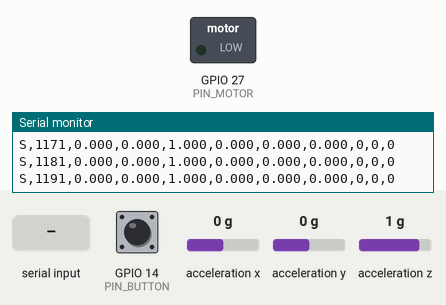
Simulated run of this sketch. Board: ESP32. Shown: switched loads named in the sketch (green lamp = pin HIGH), the last lines printed to the serial monitor. Wiring (inferred from the names in the program): MPU-6050 motion sensor at I2C address 0x68. The inputs (shaded band) are chosen by the test bench; at power-on: GPIO 14 (PIN_BUTTON) HIGH, acceleration x 0 g, acceleration y 0 g, acceleration z 1 g.

Above: at 1.2 s.
1.3 s: "V90\n" received over Serial
At 1.9 s:
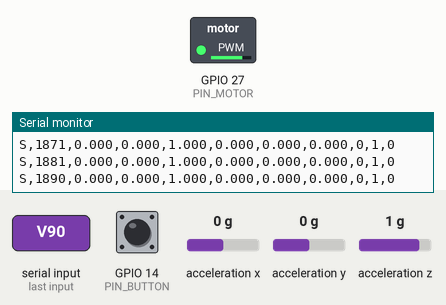
4.3 s: "c\n" received over Serial
5.8 s: "P\n" received over Serial
Timing chart, 0 to 8.8 s (numbered marks = the images above; inputs shaded):
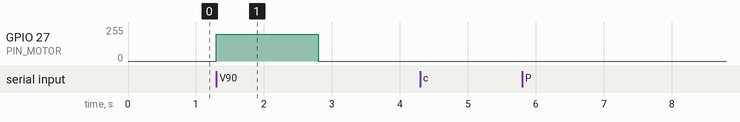

Measured:
- after the input at 1.3 s, GPIO 27 (PIN_MOTOR): 0/255 → 199/255 at once, → 0/255 1.5 s later

The sketch:

steady_band.ino
```cpp
/*
  =============================================================================
  STEADY BAND - ESP32 Tremor Detection & Haptic Cueing Firmware
  =============================================================================
  Hardware:
    - ESP32 Development Board
    - MPU6050 6-Axis IMU (I2C: SDA=GPIO 21, SCL=GPIO 22, AD0=GND -> 0x68)
    - ERM/LRA Vibration Motor Driver (GPIO 27) via PWM (LEDC)
    - Tactile Pushbutton (GPIO 14) with internal pull-up (active LOW)

  Serial Protocol (460800 baud):
    Boot banner:
      H,<firmware_version>,<sample_rate_hz>,<accel_range_g>
    Streaming sample (every 10 ms / 100 Hz):
      S,<ms>,<ax_g>,<ay_g>,<az_g>,<hp_g>,<rms_g>,<freq_hz>,<tremor 0/1>,<state>,<drops>
      state: 0 = normal, 1 = motor vibrating, 2 = cooldown (not assessed),
             3 = button test, 4 = sensor error (readings paused)
    Serial Commands (ASCII newline-terminated):
      V,<duration_ms>,<intensity_0_255>,<pulse_ms>  -> start vibration pattern (capped at 5000 ms)
      X                                              -> cancel vibration immediately
      C,<rms_g>,<fmin>,<fmax>,<sustained_ms>         -> update tremor detection thresholds live
      P                                              -> ping / uptime check
    Acks:
      A,<command>  (e.g., A,V  A,X  A,C  A,P,<uptime_ms>)

  Notes:
    - Never blocks the 100 Hz sampling loop (no delay, non-blocking serial & I2C).
    - Writes serial telemetry only if Serial.availableForWrite() is sufficient;
      otherwise increments drops counter.
    - If MPU6050 read fails, does not stream fake defaults; increments failure
      counter and enters state 4 (sensor error).
    - Resets DSP window when exiting vibration or cooldown.
    - Restores zero-crossing hysteresis (0.015 g) to prevent noise inflation.
  =============================================================================
*/

#include <Arduino.h>
#include <Wire.h>
#include <math.h>
#include <esp_arduino_version.h>

// -----------------------------------------------------------------------------
// Version & Configuration Constants
// -----------------------------------------------------------------------------
#define FW_VERSION        "1.1.0"
#define SAMPLE_RATE_HZ    100
#define SAMPLE_INTERVAL_US (1000000UL / SAMPLE_RATE_HZ) // 10,000 µs (10 ms)
#define ACCEL_RANGE_G     2.0f
#define SERIAL_BAUD       460800

// Hardware Pin Definitions
#define PIN_MOTOR         27
#define PIN_BUTTON        14
#define I2C_SDA           21
#define I2C_SCL           22
#define MPU6050_ADDR      0x68

// PWM (LEDC) Configuration
#define PWM_FREQ_HZ       5000
#define PWM_RESOLUTION    8     // 8-bit (0 - 255)
#define PWM_CHANNEL       0

// Motor Safety Limits & Cooldown
#define MAX_VIB_DURATION_MS 5000UL
#define DEFAULT_COOLDOWN_MS  600UL

// MPU6050 Registers
#define MPU6050_PWR_MGMT_1   0x6B
#define MPU6050_ACCEL_CONFIG 0x1C
#define MPU6050_ACCEL_XOUT_H 0x3B

// Zero-crossing hysteresis to prevent sensor noise from corrupting frequency estimation
#define ZERO_CROSS_HYSTERESIS_G 0.015f

// -----------------------------------------------------------------------------
// LEDC Compatibility Macros (ESP32 Core 2.x vs Core 3.x)
// -----------------------------------------------------------------------------
#if defined(ESP_ARDUINO_VERSION_MAJOR) && ESP_ARDUINO_VERSION_MAJOR >= 3
  #define INIT_PWM() ledcAttach(PIN_MOTOR, PWM_FREQ_HZ, PWM_RESOLUTION)
  #define SET_PWM(duty) ledcWrite(PIN_MOTOR, (duty))
#else
  #define INIT_PWM() do { \
    ledcSetup(PWM_CHANNEL, PWM_FREQ_HZ, PWM_RESOLUTION); \
    ledcAttachPin(PIN_MOTOR, PWM_CHANNEL); \
  } while(0)
  #define SET_PWM(duty) ledcWrite(PWM_CHANNEL, (duty))
#endif

// -----------------------------------------------------------------------------
// State Machine & Tremor Parameters
// -----------------------------------------------------------------------------
enum SystemState {
  STATE_NORMAL       = 0,
  STATE_VIBRATING    = 1,
  STATE_COOLDOWN     = 2,
  STATE_BUTTON_TEST  = 3,
  STATE_SENSOR_ERROR = 4
};

struct ThresholdConfig {
  float    rms_threshold_g;  // RMS threshold for tremor detection (default: 0.08 g)
  float    fmin_hz;          // Min frequency band (default: 3.0 Hz)
  float    fmax_hz;          // Max frequency band (default: 8.0 Hz)
  uint32_t sustained_ms;     // Milliseconds of sustained tremor motion (default: 1500 ms)
};

// Global Thresholds
static ThresholdConfig thresholds = {
  0.080f,  // rms_threshold_g
  3.000f,  // fmin_hz
  8.000f,  // fmax_hz
  1500     // sustained_ms (1.5 seconds)
};

// Vibration Controller State
static struct {
  bool          active;
  uint32_t      startTime;
  uint32_t      durationMs;
  uint8_t       intensity;
  uint32_t      pulseMs;
  uint32_t      lastPulseToggle;
  bool          pulseHigh;
  uint32_t      cooldownEndMs;
  bool          wasInCooldown;
} motorState = {false, 0, 0, 0, 0, 0, false, 0, false};

// Telemetry & Diagnostic Counters
static uint32_t droppedPackets = 0;
static uint32_t sensorErrorCount = 0;
static uint32_t lastSampleMicros = 0;

// Button Debounce State
static struct {
  bool lastReading;
  bool pressed;
  uint32_t lastDebounceTime;
} btnState = {HIGH, false, 0};

// -----------------------------------------------------------------------------
// Real-Time Tremor DSP Buffers & State
// -----------------------------------------------------------------------------
static const float HPF_ALPHA = 0.93f;
static float lpGravity = 1.0f;

// Sliding window buffer for RMS and Frequency (100 samples = 1.0 s)
#define WINDOW_SIZE 100
static float hpBuffer[WINDOW_SIZE];
static int   bufIdx = 0;
static int   bufCount = 0;
static float runningSumSq = 0.0f;

// Sustained tremor duration accumulator
static uint32_t sustainedTremorMs = 0;
static bool     lastTremorDetected = false;

// Serial Command Buffer
#define CMD_BUFFER_SIZE 96
static char cmdBuffer[CMD_BUFFER_SIZE];
static uint8_t cmdBufferPos = 0;

// Output formatted line buffer
static char txBuffer[128];

// -----------------------------------------------------------------------------
// Forward Declarations
// -----------------------------------------------------------------------------
void initMPU6050();
bool readMPU6050(float &ax, float &ay, float &az);
void resetTremorDSP();
void processTremorDSP(float ax, float ay, float az, float &hp, float &rms, float &freq, bool &tremor, int currentState);
void updateMotorStateMachine();
void startVibration(uint32_t durationMs, uint8_t intensity, uint32_t pulseMs);
void cancelVibration();
void handleSerialCommands();
void parseCommandLine(const char* line);
void updateButtonState();

// -----------------------------------------------------------------------------
// Setup
// -----------------------------------------------------------------------------
void setup() {
  Serial.begin(SERIAL_BAUD);
  delay(50);

  pinMode(PIN_BUTTON, INPUT_PULLUP);

  INIT_PWM();
  SET_PWM(0);

  Wire.begin(I2C_SDA, I2C_SCL, 400000);
  initMPU6050();

  resetTremorDSP();

  // Print boot banner: H,<firmware_version>,<sample_rate_hz>,<accel_range_g>
  Serial.printf("H,%s,%d,%.1f\n", FW_VERSION, SAMPLE_RATE_HZ, ACCEL_RANGE_G);
  Serial.flush();

  lastSampleMicros = micros();
}

// -----------------------------------------------------------------------------
// Main Loop (Strict non-blocking 100 Hz cadence)
// -----------------------------------------------------------------------------
void loop() {
  // 1. Process any incoming serial commands non-blockingly
  handleSerialCommands();

  // 2. Poll button state (debounced & instant cancel trigger)
  updateButtonState();

  // 3. Update Motor PWM state machine (pulses, durations, cooldowns)
  updateMotorStateMachine();

  // 4. Check 100 Hz sampling timer (every 10,000 µs)
  uint32_t currentMicros = micros();
  if ((uint32_t)(currentMicros - lastSampleMicros) >= SAMPLE_INTERVAL_US) {
    lastSampleMicros += SAMPLE_INTERVAL_US;

    if ((uint32_t)(currentMicros - lastSampleMicros) > SAMPLE_INTERVAL_US * 2) {
      lastSampleMicros = currentMicros;
    }

    uint32_t nowMs = millis();

    // Determine current system state
    int currentState = STATE_NORMAL;
    if (btnState.pressed) {
      currentState = STATE_BUTTON_TEST;
    } else if (motorState.active) {
      currentState = STATE_VIBRATING;
    } else if (nowMs < motorState.cooldownEndMs) {
      currentState = STATE_COOLDOWN;
      motorState.wasInCooldown = true;
    } else if (motorState.wasInCooldown) {
      // Transitioning out of cooldown back to normal: reset DSP window!
      motorState.wasInCooldown = false;
      resetTremorDSP();
      currentState = STATE_NORMAL;
    }

    // Read MPU6050 Accelerometer
    float ax = 0.0f, ay = 0.0f, az = 0.0f;
    bool readOk = readMPU6050(ax, ay, az);

    float hp = 0.0f, rms = 0.0f, freq = 0.0f;
    bool isTremor = false;

    if (!readOk) {
      // Sensor read failure: do NOT stream default values!
      sensorErrorCount++;
      currentState = STATE_SENSOR_ERROR;
      // Reset DSP state to prevent stale data carry-over
      sustainedTremorMs = 0;
      isTremor = false;
    } else {
      // Compute DSP features (hp, rms, freq, tremor flag)
      processTremorDSP(ax, ay, az, hp, rms, freq, isTremor, currentState);
    }

    // Format Telemetry Line: S,<ms>,<ax>,<ay>,<az>,<hp>,<rms>,<freq>,<tremor>,<state>,<drops>
    int len = snprintf(
      txBuffer,
      sizeof(txBuffer),
      "S,%lu,%.3f,%.3f,%.3f,%.3f,%.3f,%.3f,%d,%d,%lu\n",
      (unsigned long)nowMs,
      ax, ay, az,
      hp, rms, freq,
      isTremor ? 1 : 0,
      currentState,
      (unsigned long)droppedPackets
    );

    // Write ONLY if TX buffer space is available; otherwise drop packet
    if (len > 0 && Serial.availableForWrite() >= len) {
      Serial.write((const uint8_t*)txBuffer, len);
    } else {
      droppedPackets++;
    }
  }
}

// -----------------------------------------------------------------------------
// MPU6050 I2C Routines (Non-blocking / Fast)
// -----------------------------------------------------------------------------
void initMPU6050() {
  Wire.beginTransmission(MPU6050_ADDR);
  Wire.write(MPU6050_PWR_MGMT_1);
  Wire.write(0x00);
  Wire.endTransmission(true);

  Wire.beginTransmission(MPU6050_ADDR);
  Wire.write(MPU6050_ACCEL_CONFIG);
  Wire.write(0x00); // ±2g range
  Wire.endTransmission(true);
}

bool readMPU6050(float &ax, float &ay, float &az) {
  Wire.beginTransmission(MPU6050_ADDR);
  Wire.write(MPU6050_ACCEL_XOUT_H);
  if (Wire.endTransmission(false) != 0) return false;

  uint8_t bytesReceived = Wire.requestFrom((uint16_t)MPU6050_ADDR, (uint8_t)6, (uint8_t)true);
  if (bytesReceived == 6) {
    int16_t rawX = (Wire.read() << 8) | Wire.read();
    int16_t rawY = (Wire.read() << 8) | Wire.read();
    int16_t rawZ = (Wire.read() << 8) | Wire.read();

    const float SCALE = 1.0f / 16384.0f;
    ax = rawX * SCALE;
    ay = rawY * SCALE;
    az = rawZ * SCALE;
    return true;
  }
  return false;
}

void resetTremorDSP() {
  for (int i = 0; i < WINDOW_SIZE; i++) hpBuffer[i] = 0.0f;
  bufIdx = 0;
  bufCount = 0;
  runningSumSq = 0.0f;
  sustainedTremorMs = 0;
  lastTremorDetected = false;
  lpGravity = 1.0f;
}

// -----------------------------------------------------------------------------
// Tremor DSP: High-Pass, RMS, Hysteresis Zero-Crossings & Sustained Motion
// -----------------------------------------------------------------------------
void processTremorDSP(float ax, float ay, float az, float &hp, float &rms, float &freq, bool &tremor, int currentState) {
  float aMag = sqrtf(ax * ax + ay * ay + az * az);

  // 1-pole high-pass filter
  lpGravity = (1.0f - HPF_ALPHA) * aMag + HPF_ALPHA * lpGravity;
  hp = aMag - lpGravity;

  // Analysis paused during vibration / cooldown / button test / sensor error
  if (currentState != STATE_NORMAL) {
    sustainedTremorMs = 0;
    lastTremorDetected = false;
    rms = 0.0f;
    freq = 0.0f;
    tremor = false;
    return;
  }

  // Sliding window RMS
  float oldVal = hpBuffer[bufIdx];
  runningSumSq -= (oldVal * oldVal);
  if (runningSumSq < 0.0f) runningSumSq = 0.0f;

  hpBuffer[bufIdx] = hp;
  runningSumSq += (hp * hp);

  bufIdx = (bufIdx + 1) % WINDOW_SIZE;
  if (bufCount < WINDOW_SIZE) bufCount++;

  rms = sqrtf(runningSumSq / (float)bufCount);

  // Frequency estimation via zero-crossing count with hysteresis (±0.015 g)
  int zeroCrossings = 0;
  int lastSign = 0; // -1 for below -0.015g, +1 for above +0.015g
  for (int i = 0; i < bufCount; i++) {
    int idx = (bufIdx - 1 - i + WINDOW_SIZE) % WINDOW_SIZE;
    float val = hpBuffer[idx];
    if (val > ZERO_CROSS_HYSTERESIS_G) {
      if (lastSign == -1) zeroCrossings++;
      lastSign = 1;
    } else if (val < -ZERO_CROSS_HYSTERESIS_G) {
      if (lastSign == 1) zeroCrossings++;
      lastSign = -1;
    }
  }

  float bufferDurationSec = (float)bufCount / (float)SAMPLE_RATE_HZ;
  if (bufferDurationSec > 0.1f && zeroCrossings > 1) {
    freq = (zeroCrossings / 2.0f) / bufferDurationSec;
  } else {
    freq = 0.0f;
  }

  // Check instantaneous candidate in 3-8 Hz band above RMS threshold
  bool candidate = (rms >= thresholds.rms_threshold_g) &&
                   (freq >= thresholds.fmin_hz) &&
                   (freq <= thresholds.fmax_hz);

  // Accumulate sustained tremor duration in milliseconds (10 ms step)
  if (candidate) {
    sustainedTremorMs += 10;
  } else {
    if (sustainedTremorMs >= 10) sustainedTremorMs -= 10;
  }

  // Tremor confirmed if sustained tremor exceeds configured duration (default 1500 ms)
  tremor = (sustainedTremorMs >= thresholds.sustained_ms);
  lastTremorDetected = tremor;
}

// -----------------------------------------------------------------------------
// Vibration Motor Pattern Controller & Cooldown
// -----------------------------------------------------------------------------
void startVibration(uint32_t durationMs, uint8_t intensity, uint32_t pulseMs) {
  if (durationMs > MAX_VIB_DURATION_MS || durationMs == 0) {
    durationMs = MAX_VIB_DURATION_MS;
  }

  motorState.active = true;
  motorState.startTime = millis();
  motorState.durationMs = durationMs;
  motorState.intensity = intensity;
  motorState.pulseMs = pulseMs;
  motorState.lastPulseToggle = millis();
  motorState.pulseHigh = true;

  SET_PWM(intensity);
}

void cancelVibration() {
  motorState.active = false;
  SET_PWM(0);
  motorState.cooldownEndMs = millis() + DEFAULT_COOLDOWN_MS;
  motorState.wasInCooldown = true;
}

void updateMotorStateMachine() {
  if (!motorState.active) return;

  uint32_t now = millis();
  if ((uint32_t)(now - motorState.startTime) >= motorState.durationMs) {
    cancelVibration();
    return;
  }

  if (motorState.pulseMs > 0) {
    if ((uint32_t)(now - motorState.lastPulseToggle) >= motorState.pulseMs) {
      motorState.lastPulseToggle = now;
      motorState.pulseHigh = !motorState.pulseHigh;
      SET_PWM(motorState.pulseHigh ? motorState.intensity : 0);
    }
  } else {
    SET_PWM(motorState.intensity);
  }
}

// -----------------------------------------------------------------------------
// Button Debounce & Immediate Cancel Logic
// -----------------------------------------------------------------------------
void updateButtonState() {
  bool rawReading = (digitalRead(PIN_BUTTON) == LOW);

  if (rawReading != btnState.lastReading) {
    btnState.lastDebounceTime = millis();
    btnState.lastReading = rawReading;
  }

  if ((millis() - btnState.lastDebounceTime) > 30) {
    if (rawReading != btnState.pressed) {
      btnState.pressed = rawReading;
      if (btnState.pressed && motorState.active) {
        cancelVibration();
      }
    }
  }
}

// -----------------------------------------------------------------------------
// Non-Blocking Serial Command Parser
// -----------------------------------------------------------------------------
void handleSerialCommands() {
  while (Serial.available() > 0) {
    char c = (char)Serial.read();
    if (c == '\r') continue;

    if (c == '\n') {
      cmdBuffer[cmdBufferPos] = '\0';
      if (cmdBufferPos > 0) {
        parseCommandLine(cmdBuffer);
      }
      cmdBufferPos = 0;
    } else {
      if (cmdBufferPos < CMD_BUFFER_SIZE - 1) {
        cmdBuffer[cmdBufferPos++] = c;
      }
    }
  }
}

void parseCommandLine(const char* line) {
  if (line == nullptr || line[0] == '\0') return;
  char cmdType = line[0];

  switch (cmdType) {
    // -------------------------------------------------------------------------
    // V,<duration_ms>,<intensity_0_255>,<pulse_ms>
    // -------------------------------------------------------------------------
    case 'V':
    case 'v': {
      uint32_t duration = 1500;
      int intensity = 200;
      uint32_t pulse = 0;
      int parsed = sscanf(line, "%*c,%lu,%d,%lu", &duration, &intensity, &pulse);
      if (parsed < 1) duration = 1500;
      if (parsed < 2) intensity = 200;
      if (parsed < 3) pulse = 0;
      intensity = constrain(intensity, 0, 255);
      startVibration(duration, (uint8_t)intensity, pulse);
      Serial.println("A,V");
      break;
    }

    // -------------------------------------------------------------------------
    // X -> cancel vibration immediately
    // -------------------------------------------------------------------------
    case 'X':
    case 'x': {
      cancelVibration();
      Serial.println("A,X");
      break;
    }

    // -------------------------------------------------------------------------
    // C,<rms_g>,<fmin>,<fmax>,<sustained_ms> -> update thresholds live
    // -------------------------------------------------------------------------
    case 'C':
    case 'c': {
      float newRms = thresholds.rms_threshold_g;
      float newFmin = thresholds.fmin_hz;
      float newFmax = thresholds.fmax_hz;
      uint32_t newSustained = thresholds.sustained_ms;
      int parsed = sscanf(line, "%*c,%f,%f,%f,%lu", &newRms, &newFmin, &newFmax, &newSustained);
      if (parsed >= 1 && newRms > 0.001f) thresholds.rms_threshold_g = newRms;
      if (parsed >= 2 && newFmin > 0.5f)   thresholds.fmin_hz = newFmin;
      if (parsed >= 3 && newFmax > newFmin) thresholds.fmax_hz = newFmax;
      if (parsed >= 4 && newSustained >= 100) thresholds.sustained_ms = newSustained;
      Serial.println("A,C");
      break;
    }

    // -------------------------------------------------------------------------
    // P -> Ping / Uptime
    // -------------------------------------------------------------------------
    case 'P':
    case 'p': {
      Serial.printf("A,P,%lu\n", (unsigned long)millis());
      break;
    }

    default:
      break;
  }
}
```
